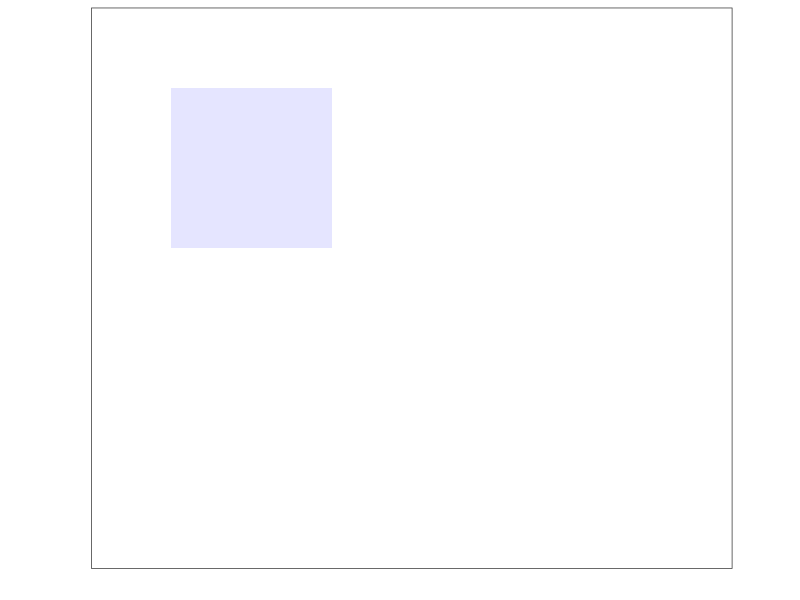
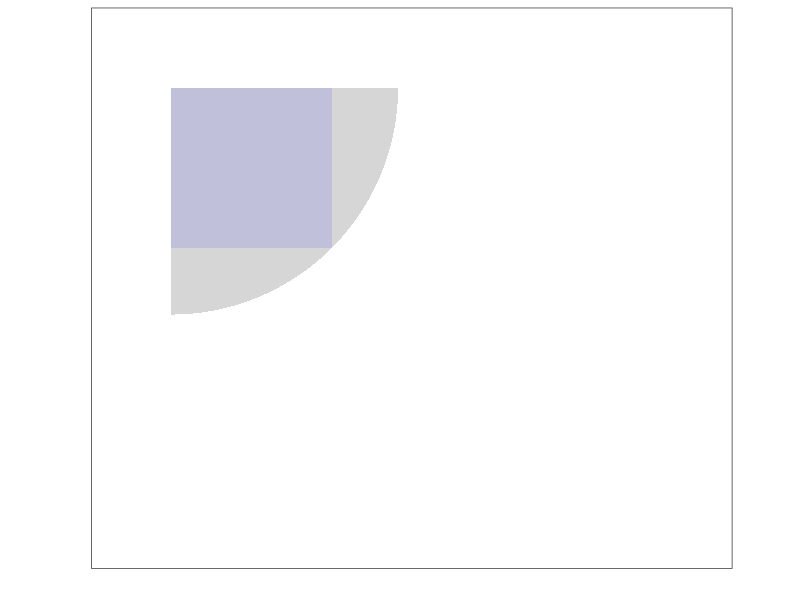

Here is the R script that generated these plots, in order:
## ---- chunk 1
knitr::opts_chunk$set(echo = TRUE)
## ---- chunk 2
library(tidyverse)
canvas <-
  ggplot() +
  coord_equal(xlim   = c(-0.5,3.5),
              ylim   = c(-3  ,0.5),
              expand = FALSE) +
  scale_x_continuous(name = '', labels = NULL) +
  scale_y_continuous(name = '', labels = NULL) +
  theme_bw() +
  theme(panel.grid.major = element_blank(),
        panel.grid.minor = element_blank(),
        axis.line        = element_blank(),
        axis.ticks       = element_blank()) 
sqr1 <-  
  geom_rect(aes(ymax =  0, xmin =  0, xmax = 1, 
                ymin = -1),
            alpha = 0.1,
            fill = 'blue')
canvas + sqr1
## ---- chunk 3
library(tidyverse)
unit_crcl <- tibble(r = seq(0, 90, 0.2)*pi/180,
                    x =  cos(r),
                    y = -sin(r) )
crcl1 <-  
  geom_area(aes(x=x*sqrt(2), y=y*sqrt(2)), 
            unit_crcl,
            alpha = 0.2)
canvas + crcl1 + sqr1
